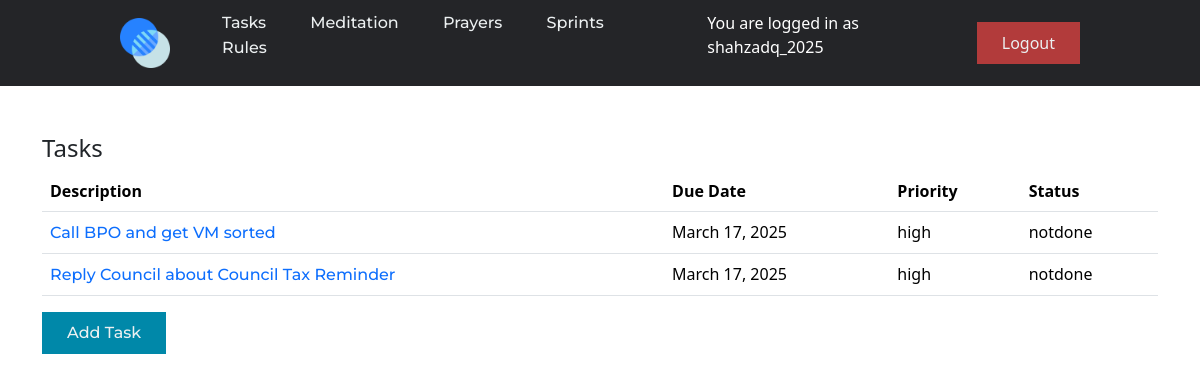
The app's page /tasks/ (signed in) with its own data.
### task/models.py (models this page shows, shortened)
class Task(models.Model):
    PRIO_CHOICES = [('high', 'high'), ('medium', 'medium'), ('low', 'low')]
    description = models.CharField(max_length=1000)
    due_date = models.DateField(blank=True, null=True)
    date_completed = models.DateField(null=True, blank=True)
    official_due_by = models.DateField(null=True, blank=True)
    late_fine = models.IntegerField(null=True, blank=True, default=0)
    priority = models.CharField(choices=PRIO_CHOICES, max_length=255)
    comments = models.TextField(null=True, blank=True)
    task_img = models.ImageField(null=True, blank=True)
    sprint = models.ForeignKey(Sprint, on_delete=models.CASCADE)
    owner = models.ForeignKey(get_user_model(), on_delete=models.CASCADE)
    status = models.CharField(choices=[
        ('notdone', 'notdone'),
        ('inprogress', 'inprogress'),
        ('complete', 'complete')],
        max_length=255, blank=True, null=True)

### task/views.py (the view)
# urls.py: path('tasks/', views.tasks, name='tasks'),
@login_required
def tasks(request):
    tasks = Task.objects.filter(owner=request.user).exclude(status='complete')
    return render(request, 'task/tasks.html', {'tasks': tasks})

### templates/task/tasks.html
{% extends 'base.html' %}
{% block content %}
    <div class='container ml-1 mt-5'>
        <h4>Tasks</h4>
        <table class="table">
            <thead>
            <tr>
                <th scope="col">Description</th>
                <th scope="col">Due Date</th>
                <th scope="col">Priority</th>
                <th scope="col">Status</th>
            </tr>
            </thead>
            <tbody>
                {% for task in tasks %}
            <tr>
                <td><a href="{% url 'task' task.id %}">{{task.description}}</a></td>
                <td>{{task.due_date}}</td>
                <td>{{task.priority}}</td>
                <td>{{task.status}}</td>
            </tr>
                {% endfor %}
            </tbody>
        </table>
        <a href="{% url 'task_add' %}"><button>Add Task</button></a>
    </div>
{% endblock %}

### templates/base.html (shortened to what this page needs)
{% load static %}
{% load crispy_forms_tags %}
<!DOCTYPE html>
<html lang="en">
<head>
  <link rel="stylesheet" href="{% static 'css/styles.css' %}">
  <link rel="stylesheet" href="{% static 'css/bootstrap.min.css' %}">
</head>
<body>
<header>
  <a href="{% url 'index' %}">
    <img src="{% static 'images/logo.png' %}" class="logo" alt="Logo" width="50px" height="50px">
  </a>
  <nav>
    <ul class="nav_links">
      <li><a href="{% url 'tasks' %}">Tasks</a></li>
      <li><a href="{% url 'meditations' %}">Meditation</a></li>
      <li><a href="{% url 'prayers' %}">Prayers</a></li>
      <li><a href="{% url 'sprints' %}">Sprints</a></li>
      <li><a href="{% url 'rules' %}">Rules</a></li>
    </ul>
  </nav>
  {% if user.is_authenticated %}
    <p style="color:white;">You are logged in as {{ user.username }}</p>
    <form method="post" action="{% url 'logout' %}">
      <button class="logout_button" type="submit">Logout</button>
    </form>
  {% else %}
    <a href="{% url 'login' %}" class="cta"><button>Login</button></a>
  {% endif %}
</header>
  {% block content %} {% endblock %}
</body>
</html>

### assets/static/css/styles.css (style rules this page uses)
* { box-sizing: border-box; margin: 0px; padding: 0; }
li, a, button { font-family: "Montserrat", sans-serif; font-weight: 500; font-size: 16px; color: #ecf0f1; text-decoration: none; }
button { border-radius: 10px; }
.logout_button { background-color: rgba(178, 59, 59, 1); }
header { background-color: #242528; display: flex; justify-content: space-between; align-items: center; padding: 10px 10%; }
.logo { cursor: pointer; width: 50px; height: 50px; }
.nav_links { list-style: none; }
.nav_links li { display: inline-block; padding: 0px 20px; }
.nav_links li a { transform: all 0.3s ease 0s; text-decoration: none; color: #ecf0f1; }
button { padding: 9px 25px; background-color: rgba(0,136,169,1); border: none; border-radius: 10px; cursor: pointer; transform: all 0.3s ease 0s; }
table a { text-decoration: none; }

### records on screen
Task: description "Call BPO and get VM sorted", due_date "March 17, 2025", priority "high", status "notdone"
Task: description "Reply Council about Council Tax Reminder", due_date "March 17, 2025", priority "high", status "notdone"

### other values on screen
{{ user.username }} "shahzadq_2025"
